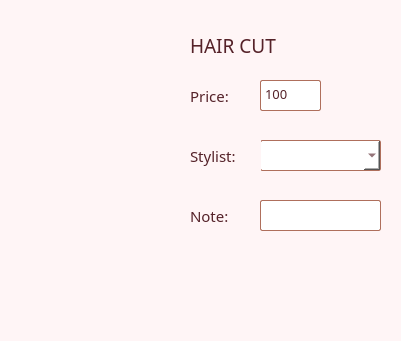
           <widget class="QWidget" name="tabs_haircut_17" native="true">
            <property name="geometry">
             <rect>
              <x>10</x>
              <y>20</y>
              <width>401</width>
              <height>341</height>
             </rect>
            </property>
            <property name="cursor">
             <cursorShape>ArrowCursor</cursorShape>
            </property>
            <property name="styleSheet">
             <string notr="true">border-radius: 20px;
background-color: #fff5f6</string>
            </property>
            <widget class="QLabel" name="logo_home_22">
             <property name="geometry">
              <rect>
               <x>20</x>
               <y>30</y>
               <width>151</width>
               <height>211</height>
              </rect>
             </property>
             <property name="styleSheet">
              <string notr="true"/>
             </property>
             <property name="text">
              <string/>
             </property>
             <property name="pixmap">
              <pixmap>pics/hair cut.png</pixmap>
             </property>
             <property name="scaledContents">
              <bool>true</bool>
             </property>
            </widget>
            <widget class="QLabel" name="label_cut">
             <property name="geometry">
              <rect>
               <x>190</x>
               <y>30</y>
               <width>101</width>
               <height>31</height>
              </rect>
             </property>
             <property name="font">
              <font>
               <family>Vogue</family>
               <pointsize>14</pointsize>
              </font>
             </property>
             <property name="styleSheet">
              <string notr="true">color:  rgb(85,34,41);</string>
             </property>
             <property name="text">
              <string>HAIR CUT</string>
             </property>
             <property name="alignment">
              <set>Qt::AlignLeading|Qt::AlignLeft|Qt::AlignVCenter</set>
             </property>
            </widget>
            <widget class="QLabel" name="label_home_41">
             <property name="geometry">
              <rect>
               <x>190</x>
               <y>80</y>
               <width>51</width>
               <height>31</height>
              </rect>
             </property>
             <property name="font">
              <font>
               <family>Classy Vogue</family>
               <pointsize>11</pointsize>
              </font>
             </property>
             <property name="styleSheet">
              <string notr="true">color:  rgb(85,34,41);
border: 0px;</string>
             </property>
             <property name="text">
              <string>Price:</string>
             </property>
             <property name="alignment">
              <set>Qt::AlignLeading|Qt::AlignLeft|Qt::AlignVCenter</set>
             </property>
            </widget>
            <widget class="QPlainTextEdit" name="cut_price">
             <property name="geometry">
              <rect>
               <x>260</x>
               <y>80</y>
               <width>61</width>
               <height>31</height>
              </rect>
             </property>
             <property name="font">
              <font>
               <family>Classy Vogue</family>
               <pointsize>10</pointsize>
              </font>
             </property>
             <property name="styleSheet">
              <string notr="true">background-color: white;
border-radius: 2px;
border: 1px solid #af6f5c;
color:  rgb(85,34,41);</string>
             </property>
             <property name="plainText">
              <string>100</string>
             </property>
            </widget>
            <widget class="QComboBox" name="stylist_choice_cut">
             <property name="geometry">
              <rect>
               <x>260</x>
               <y>140</y>
               <width>121</width>
               <height>31</height>
              </rect>
             </property>
             <property name="font">
              <font>
               <family>Classy Vogue</family>
               <pointsize>10</pointsize>
              </font>
             </property>
             <property name="cursor">
              <cursorShape>PointingHandCursor</cursorShape>
             </property>
             <property name="styleSheet">
              <string notr="true">background-color: white;
border-radius: 2px;
border: 1px solid #af6f5c;
color:  rgb(85,34,41);</string>
             </property>
             <property name="currentIndex">
              <number>-1</number>
             </property>
             <item>
              <property name="text">
               <string>Liza</string>
              </property>
             </item>
             <item>
              <property name="text">
               <string>Cecil</string>
              </property>
             </item>
             <item>
              <property name="text">
               <string>Beng</string>
              </property>
             </item>
             <item>
              <property name="text">
               <string>Mar</string>
              </property>
             </item>
            </widget>
            <widget class="QLabel" name="label_home_42">
             <property name="geometry">
              <rect>
               <x>190</x>
               <y>140</y>
               <width>71</width>
               <height>31</height>
              </rect>
             </property>
             <property name="font">
              <font>
               <family>Classy Vogue</family>
               <pointsize>11</pointsize>
              </font>
             </property>
             <property name="styleSheet">
              <string notr="true">color:  rgb(85,34,41);
border: 0px;</string>
             </property>
             <property name="text">
              <string>Stylist:</string>
             </property>
             <property name="alignment">
              <set>Qt::AlignLeading|Qt::AlignLeft|Qt::AlignVCenter</set>
             </property>
            </widget>
            <widget class="QLabel" name="label_home_43">
             <property name="geometry">
              <rect>
               <x>190</x>
               <y>200</y>
               <width>71</width>
               <height>31</height>
              </rect>
             </property>
             <property name="font">
              <font>
               <family>Classy Vogue</family>
               <pointsize>11</pointsize>
              </font>
             </property>
             <property name="styleSheet">
              <string notr="true">color:  rgb(85,34,41);
border: 0px;</string>
             </property>
             <property name="text">
              <string>Note:</string>
             </property>
             <property name="alignment">
              <set>Qt::AlignLeading|Qt::AlignLeft|Qt::AlignVCenter</set>
             </property>
            </widget>
            <widget class="QPlainTextEdit" name="cut_note">
             <property name="geometry">
              <rect>
               <x>260</x>
               <y>200</y>
               <width>121</width>
               <height>31</height>
              </rect>
             </property>
             <property name="font">
              <font>
               <family>Classy Vogue</family>
               <pointsize>10</pointsize>
              </font>
             </property>
             <property name="cursor" stdset="0">
              <cursorShape>IBeamCursor</cursorShape>
             </property>
             <property name="styleSheet">
              <string notr="true">background-color: white;
border-radius: 2px;
border: 1px solid #af6f5c;
color:  rgb(85,34,41);</string>
             </property>
             <property name="plainText">
              <string/>
             </property>
            </widget>
           </widget>
